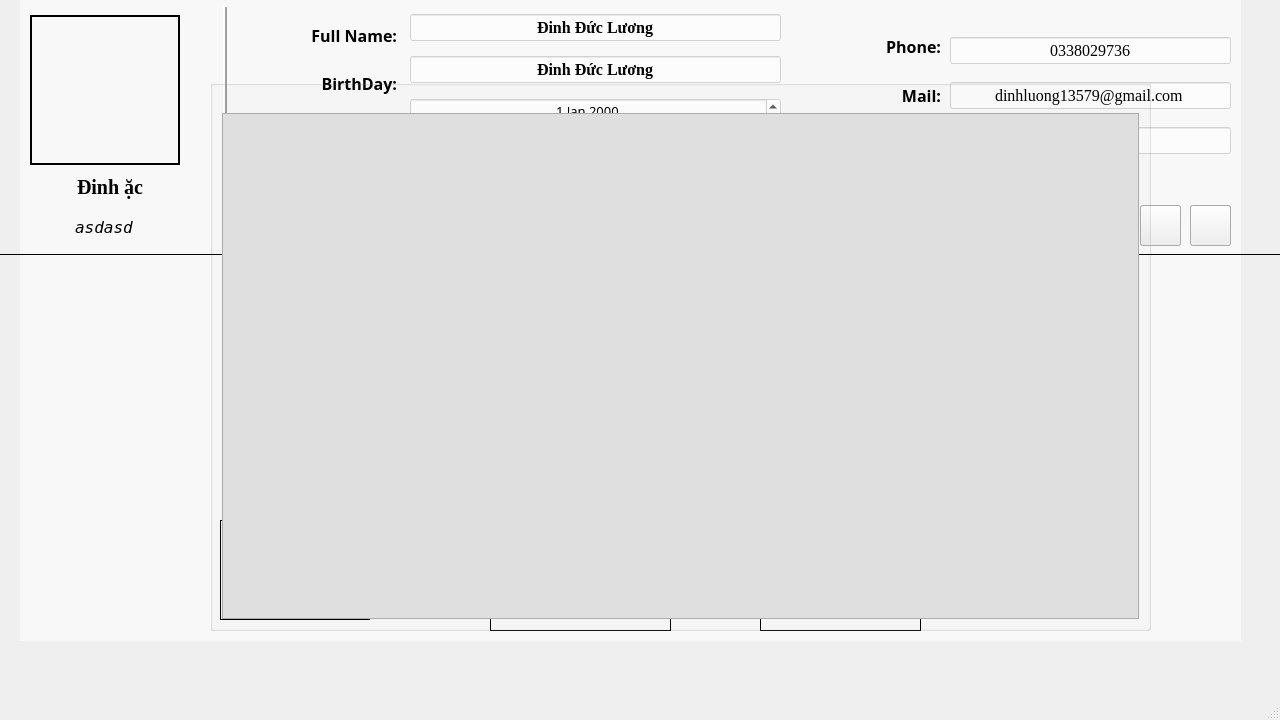
<?xml version="1.0" encoding="UTF-8"?>
<ui version="4.0">
 <class>MainScreen</class>
 <widget class="QMainWindow" name="MainScreen">
  <property name="geometry">
   <rect>
    <x>0</x>
    <y>0</y>
    <width>1280</width>
    <height>720</height>
   </rect>
  </property>
  <property name="minimumSize">
   <size>
    <width>1280</width>
    <height>720</height>
   </size>
  </property>
  <property name="maximumSize">
   <size>
    <width>1280</width>
    <height>720</height>
   </size>
  </property>
  <property name="windowTitle">
   <string>English Class</string>
  </property>
  <widget class="QWidget" name="centralwidget">
   <widget class="QPushButton" name="store">
    <property name="geometry">
     <rect>
      <x>760</x>
      <y>500</y>
      <width>161</width>
      <height>131</height>
     </rect>
    </property>
    <property name="cursor">
     <cursorShape>OpenHandCursor</cursorShape>
    </property>
    <property name="styleSheet">
     <string notr="true">QPushButton#store
{
    background-color: transparent;
	
	background-image: url(:/new/icon/img/store.png);
	background-attachment: fixed;
    background-repeat: none;    
    border: solid;
	border-width: 1px;
	border-color: black;
}
QPushButton#store:hover
{
	
	background-image: url(:/new/image/img/mall.png);
}</string>
    </property>
    <property name="text">
     <string/>
    </property>
   </widget>
   <widget class="QPushButton" name="exam">
    <property name="geometry">
     <rect>
      <x>490</x>
      <y>500</y>
      <width>181</width>
      <height>131</height>
     </rect>
    </property>
    <property name="cursor">
     <cursorShape>OpenHandCursor</cursorShape>
    </property>
    <property name="styleSheet">
     <string notr="true">QPushButton#exam
{
    background-color: transparent;
	
	background-image: url(:/new/image/img/examhover.png);
	background-attachment: fixed;
    background-repeat: none;    
    border: solid;
	border-width: 1px;
	border-color: black;
}
QPushButton#exam:hover
{
	
	background-image: url(:/new/icon/img/exam.png);
}</string>
    </property>
    <property name="text">
     <string/>
    </property>
   </widget>
   <widget class="QPushButton" name="study">
    <property name="geometry">
     <rect>
      <x>220</x>
      <y>520</y>
      <width>150</width>
      <height>100</height>
     </rect>
    </property>
    <property name="cursor">
     <cursorShape>OpenHandCursor</cursorShape>
    </property>
    <property name="styleSheet">
     <string notr="true">QPushButton#study
{
    background-color: transparent;
	background-image: url(:/new/image/img/book.png);
	background-attachment: fixed;
    background-repeat: none;    
    border: solid;
	border-width: 1px;
	border-color: black;
}
QPushButton#study:hover
{
	background-image: url(:/new/image/img/study.png);
}
</string>
    </property>
    <property name="text">
     <string/>
    </property>
    <property name="iconSize">
     <size>
      <width>100</width>
      <height>100</height>
     </size>
    </property>
   </widget>
   <widget class="QWidget" name="widget" native="true">
    <property name="geometry">
     <rect>
      <x>0</x>
      <y>5</y>
      <width>1280</width>
      <height>250</height>
     </rect>
    </property>
    <property name="styleSheet">
     <string notr="true">border-bottom-color: rgb(0, 0, 0);
</string>
    </property>
    <widget class="QPushButton" name="edit">
     <property name="geometry">
      <rect>
       <x>1140</x>
       <y>200</y>
       <width>41</width>
       <height>41</height>
      </rect>
     </property>
     <property name="cursor">
      <cursorShape>PointingHandCursor</cursorShape>
     </property>
     <property name="text">
      <string/>
     </property>
     <property name="icon">
      <iconset resource="img.qrc">
       <normaloff>:/new/icon/img/ediy.png</normaloff>:/new/icon/img/ediy.png</iconset>
     </property>
     <property name="iconSize">
      <size>
       <width>30</width>
       <height>30</height>
      </size>
     </property>
    </widget>
    <widget class="QLabel" name="avatar">
     <property name="geometry">
      <rect>
       <x>30</x>
       <y>10</y>
       <width>150</width>
       <height>150</height>
      </rect>
     </property>
     <property name="styleSheet">
      <string notr="true">border: solid;
border-width: 2px;
border-color: black;
</string>
     </property>
     <property name="text">
      <string/>
     </property>
     <property name="pixmap">
      <pixmap resource="img.qrc">:/new/icon/img/avatar.png</pixmap>
     </property>
     <property name="scaledContents">
      <bool>true</bool>
     </property>
    </widget>
    <widget class="QPushButton" name="addPic">
     <property name="geometry">
      <rect>
       <x>30</x>
       <y>10</y>
       <width>150</width>
       <height>150</height>
      </rect>
     </property>
     <property name="cursor">
      <cursorShape>PointingHandCursor</cursorShape>
     </property>
     <property name="styleSheet">
      <string notr="true">QPushButton#addPic:hover
{
	
	background-image: url(:/new/icon/img/camera.png);
}</string>
     </property>
     <property name="text">
      <string/>
     </property>
     <property name="flat">
      <bool>true</bool>
     </property>
    </widget>
    <widget class="QLineEdit" name="uAccount">
     <property name="geometry">
      <rect>
       <x>30</x>
       <y>210</y>
       <width>150</width>
       <height>25</height>
      </rect>
     </property>
     <property name="font">
      <font>
       <family>Fixedsys</family>
       <pointsize>12</pointsize>
       <italic>true</italic>
      </font>
     </property>
     <property name="styleSheet">
      <string notr="true">background-color: qradialgradient(spread:pad, cx:0.5, cy:0.5, radius:0.5, fx:0.5, fy:0.5, stop:0 rgba(0, 0, 0, 0), stop:1 rgba(0, 0, 0, 0));
color: rgb(0, 0, 0);</string>
     </property>
     <property name="text">
      <string>asdasd</string>
     </property>
     <property name="frame">
      <bool>false</bool>
     </property>
     <property name="alignment">
      <set>Qt::AlignCenter</set>
     </property>
    </widget>
    <widget class="QLineEdit" name="uname">
     <property name="geometry">
      <rect>
       <x>10</x>
       <y>170</y>
       <width>201</width>
       <height>25</height>
      </rect>
     </property>
     <property name="font">
      <font>
       <family>Times New Roman</family>
       <pointsize>15</pointsize>
       <weight>75</weight>
       <italic>false</italic>
       <bold>true</bold>
      </font>
     </property>
     <property name="styleSheet">
      <string notr="true">color: rgb(0, 0, 0);
background-color: qradialgradient(spread:pad, cx:0.5, cy:0.5, radius:0.5, fx:0.5, fy:0.5, stop:0 rgba(0, 0, 0, 0), stop:1 rgba(0, 0, 0, 0));</string>
     </property>
     <property name="text">
      <string>Đinh ặc</string>
     </property>
     <property name="frame">
      <bool>false</bool>
     </property>
     <property name="alignment">
      <set>Qt::AlignCenter</set>
     </property>
    </widget>
    <widget class="QWidget" name="verticalLayoutWidget">
     <property name="geometry">
      <rect>
       <x>270</x>
       <y>10</y>
       <width>127</width>
       <height>231</height>
      </rect>
     </property>
     <layout class="QVBoxLayout" name="verticalLayout">
      <item>
       <widget class="QLabel" name="label_2">
        <property name="font">
         <font>
          <family>Bodoni MT Black</family>
          <pointsize>12</pointsize>
          <weight>75</weight>
          <bold>true</bold>
         </font>
        </property>
        <property name="text">
         <string>Full Name:</string>
        </property>
        <property name="alignment">
         <set>Qt::AlignRight|Qt::AlignTrailing|Qt::AlignVCenter</set>
        </property>
       </widget>
      </item>
      <item>
       <widget class="QLabel" name="label_7">
        <property name="font">
         <font>
          <family>Bodoni MT Black</family>
          <pointsize>12</pointsize>
          <weight>75</weight>
          <bold>true</bold>
         </font>
        </property>
        <property name="text">
         <string>BirthDay:</string>
        </property>
        <property name="alignment">
         <set>Qt::AlignRight|Qt::AlignTrailing|Qt::AlignVCenter</set>
        </property>
       </widget>
      </item>
      <item>
       <widget class="QLabel" name="label_8">
        <property name="font">
         <font>
          <family>Bodoni MT Black</family>
          <pointsize>12</pointsize>
          <weight>75</weight>
          <bold>true</bold>
         </font>
        </property>
        <property name="text">
         <string>Sex:</string>
        </property>
        <property name="alignment">
         <set>Qt::AlignRight|Qt::AlignTrailing|Qt::AlignVCenter</set>
        </property>
       </widget>
      </item>
      <item>
       <widget class="QLabel" name="label_9">
        <property name="font">
         <font>
          <family>Bodoni MT Black</family>
          <pointsize>12</pointsize>
          <weight>75</weight>
          <bold>true</bold>
         </font>
        </property>
        <property name="text">
         <string>Grade:</string>
        </property>
        <property name="alignment">
         <set>Qt::AlignRight|Qt::AlignTrailing|Qt::AlignVCenter</set>
        </property>
       </widget>
      </item>
      <item>
       <widget class="QLabel" name="label_10">
        <property name="font">
         <font>
          <family>Bodoni MT Black</family>
          <pointsize>12</pointsize>
          <weight>75</weight>
          <bold>true</bold>
         </font>
        </property>
        <property name="text">
         <string>School:</string>
        </property>
        <property name="alignment">
         <set>Qt::AlignRight|Qt::AlignTrailing|Qt::AlignVCenter</set>
        </property>
       </widget>
      </item>
     </layout>
    </widget>
    <widget class="QWidget" name="verticalLayoutWidget_2">
     <property name="geometry">
      <rect>
       <x>410</x>
       <y>0</y>
       <width>371</width>
       <height>251</height>
      </rect>
     </property>
     <layout class="QVBoxLayout" name="verticalLayout_2">
      <item>
       <widget class="QLineEdit" name="fullName">
        <property name="font">
         <font>
          <family>Times New Roman</family>
          <pointsize>12</pointsize>
          <weight>75</weight>
          <bold>true</bold>
         </font>
        </property>
        <property name="styleSheet">
         <string notr="true">background-color: rgb(255, 255, 255, 150);
color: rgb(0, 0, 0);</string>
        </property>
        <property name="text">
         <string>Đinh Đức Lương</string>
        </property>
        <property name="alignment">
         <set>Qt::AlignCenter</set>
        </property>
       </widget>
      </item>
      <item>
       <widget class="QLineEdit" name="setBirth">
        <property name="font">
         <font>
          <family>Times New Roman</family>
          <pointsize>12</pointsize>
          <weight>75</weight>
          <bold>true</bold>
         </font>
        </property>
        <property name="styleSheet">
         <string notr="true">background-color: rgb(255, 255, 255, 150);
color: rgb(0, 0, 0);</string>
        </property>
        <property name="text">
         <string>Đinh Đức Lương</string>
        </property>
        <property name="alignment">
         <set>Qt::AlignCenter</set>
        </property>
       </widget>
      </item>
      <item>
       <widget class="QDateEdit" name="birthday">
        <property name="font">
         <font>
          <family>Snap ITC</family>
          <pointsize>10</pointsize>
         </font>
        </property>
        <property name="styleSheet">
         <string notr="true">color: rgb(0, 0, 0);
background-color: rgb(255, 255, 255, 150);</string>
        </property>
        <property name="alignment">
         <set>Qt::AlignCenter</set>
        </property>
       </widget>
      </item>
      <item alignment="Qt::AlignHCenter">
       <widget class="QComboBox" name="sex">
        <property name="minimumSize">
         <size>
          <width>150</width>
          <height>0</height>
         </size>
        </property>
        <property name="maximumSize">
         <size>
          <width>150</width>
          <height>16777215</height>
         </size>
        </property>
        <property name="font">
         <font>
          <family>Times New Roman</family>
          <pointsize>12</pointsize>
         </font>
        </property>
        <property name="styleSheet">
         <string notr="true">color: rgb(0, 0, 0);
background-color: rgb(255, 255, 255, 150);
border: solid;
border-width:1px;
border-color: black;</string>
        </property>
        <property name="currentIndex">
         <number>0</number>
        </property>
        <property name="modelColumn">
         <number>0</number>
        </property>
        <item>
         <property name="text">
          <string>Boy</string>
         </property>
        </item>
        <item>
         <property name="text">
          <string>Girl</string>
         </property>
        </item>
        <item>
         <property name="text">
          <string>LGBT+</string>
         </property>
        </item>
        <item>
         <property name="text">
          <string/>
         </property>
        </item>
       </widget>
      </item>
      <item alignment="Qt::AlignHCenter">
       <widget class="QComboBox" name="grade">
        <property name="minimumSize">
         <size>
          <width>150</width>
          <height>0</height>
         </size>
        </property>
        <property name="maximumSize">
         <size>
          <width>150</width>
          <height>16777215</height>
         </size>
        </property>
        <property name="font">
         <font>
          <family>Times New Roman</family>
          <pointsize>12</pointsize>
         </font>
        </property>
        <property name="styleSheet">
         <string notr="true">
color: rgb(0, 0, 0);
background-color: rgb(255, 255, 255, 150);
border: solid;
border-width:1px;
border-color: black;
</string>
        </property>
        <property name="currentIndex">
         <number>12</number>
        </property>
        <item>
         <property name="text">
          <string>1</string>
         </property>
        </item>
        <item>
         <property name="text">
          <string>2</string>
         </property>
        </item>
        <item>
         <property name="text">
          <string>3</string>
         </property>
        </item>
        <item>
         <property name="text">
          <string>4</string>
         </property>
        </item>
        <item>
         <property name="text">
          <string>5</string>
         </property>
        </item>
        <item>
         <property name="text">
          <string>6</string>
         </property>
        </item>
        <item>
         <property name="text">
          <string>7</string>
         </property>
        </item>
        <item>
         <property name="text">
          <string>8</string>
         </property>
        </item>
        <item>
         <property name="text">
          <string>9</string>
         </property>
        </item>
        <item>
         <property name="text">
          <string>10</string>
         </property>
        </item>
        <item>
         <property name="text">
          <string>11</string>
         </property>
        </item>
        <item>
         <property name="text">
          <string>12</string>
         </property>
        </item>
        <item>
         <property name="text">
          <string>Tự do</string>
         </property>
        </item>
       </widget>
      </item>
      <item>
       <widget class="QLineEdit" name="school">
        <property name="font">
         <font>
          <family>Times New Roman</family>
          <pointsize>12</pointsize>
         </font>
        </property>
        <property name="styleSheet">
         <string notr="true">color: rgb(0, 0, 0);
background-color: rgb(255, 255, 255, 150);</string>
        </property>
        <property name="text">
         <string>Đinh Đức Lương</string>
        </property>
        <property name="alignment">
         <set>Qt::AlignCenter</set>
        </property>
       </widget>
      </item>
     </layout>
    </widget>
    <widget class="QWidget" name="verticalLayoutWidget_3">
     <property name="geometry">
      <rect>
       <x>950</x>
       <y>20</y>
       <width>281</width>
       <height>141</height>
      </rect>
     </property>
     <layout class="QVBoxLayout" name="verticalLayout_3">
      <item>
       <widget class="QLineEdit" name="phone">
        <property name="font">
         <font>
          <family>Times New Roman</family>
          <pointsize>12</pointsize>
         </font>
        </property>
        <property name="styleSheet">
         <string notr="true">color: rgb(0, 0, 0);
background-color: rgb(255, 255, 255, 150);</string>
        </property>
        <property name="text">
         <string>0338029736</string>
        </property>
        <property name="alignment">
         <set>Qt::AlignCenter</set>
        </property>
       </widget>
      </item>
      <item>
       <widget class="QLineEdit" name="mail">
        <property name="font">
         <font>
          <family>Times New Roman</family>
          <pointsize>12</pointsize>
         </font>
        </property>
        <property name="styleSheet">
         <string notr="true">color: rgb(0, 0, 0);
background-color: rgb(255, 255, 255, 150);</string>
        </property>
        <property name="text">
         <string>dinhluong13579@gmail.com</string>
        </property>
        <property name="alignment">
         <set>Qt::AlignCenter</set>
        </property>
       </widget>
      </item>
      <item>
       <widget class="QLineEdit" name="score">
        <property name="font">
         <font>
          <family>Times New Roman</family>
          <pointsize>12</pointsize>
         </font>
        </property>
        <property name="styleSheet">
         <string notr="true">
color: rgb(0, 0, 0);
background-color: rgb(255, 255, 255, 150);</string>
        </property>
        <property name="text">
         <string>0</string>
        </property>
        <property name="alignment">
         <set>Qt::AlignCenter</set>
        </property>
       </widget>
      </item>
     </layout>
    </widget>
    <widget class="QWidget" name="verticalLayoutWidget_4">
     <property name="geometry">
      <rect>
       <x>820</x>
       <y>20</y>
       <width>121</width>
       <height>141</height>
      </rect>
     </property>
     <layout class="QVBoxLayout" name="verticalLayout_4">
      <item>
       <widget class="QLabel" name="label_3">
        <property name="font">
         <font>
          <family>Bodoni MT Black</family>
          <pointsize>12</pointsize>
          <weight>75</weight>
          <bold>true</bold>
         </font>
        </property>
        <property name="text">
         <string>Phone:</string>
        </property>
        <property name="alignment">
         <set>Qt::AlignRight|Qt::AlignTrailing|Qt::AlignVCenter</set>
        </property>
       </widget>
      </item>
      <item>
       <widget class="QLabel" name="label_11">
        <property name="font">
         <font>
          <family>Bodoni MT Black</family>
          <pointsize>12</pointsize>
          <weight>75</weight>
          <bold>true</bold>
         </font>
        </property>
        <property name="text">
         <string>Mail:</string>
        </property>
        <property name="alignment">
         <set>Qt::AlignRight|Qt::AlignTrailing|Qt::AlignVCenter</set>
        </property>
       </widget>
      </item>
      <item>
       <widget class="QLabel" name="label_12">
        <property name="font">
         <font>
          <family>Bodoni MT Black</family>
          <pointsize>12</pointsize>
          <weight>75</weight>
          <bold>true</bold>
         </font>
        </property>
        <property name="text">
         <string>Total Score:</string>
        </property>
        <property name="alignment">
         <set>Qt::AlignRight|Qt::AlignTrailing|Qt::AlignVCenter</set>
        </property>
       </widget>
      </item>
     </layout>
    </widget>
    <widget class="QFrame" name="frame">
     <property name="geometry">
      <rect>
       <x>200</x>
       <y>0</y>
       <width>51</width>
       <height>251</height>
      </rect>
     </property>
     <property name="frameShape">
      <enum>QFrame::VLine</enum>
     </property>
     <property name="frameShadow">
      <enum>QFrame::Raised</enum>
     </property>
     <property name="lineWidth">
      <number>2</number>
     </property>
    </widget>
    <widget class="QPushButton" name="save">
     <property name="geometry">
      <rect>
       <x>1140</x>
       <y>200</y>
       <width>41</width>
       <height>41</height>
      </rect>
     </property>
     <property name="cursor">
      <cursorShape>PointingHandCursor</cursorShape>
     </property>
     <property name="text">
      <string/>
     </property>
     <property name="icon">
      <iconset resource="img.qrc">
       <normaloff>:/new/icon/img/save.png</normaloff>:/new/icon/img/save.png</iconset>
     </property>
     <property name="iconSize">
      <size>
       <width>40</width>
       <height>40</height>
      </size>
     </property>
    </widget>
    <widget class="QPushButton" name="close">
     <property name="geometry">
      <rect>
       <x>1190</x>
       <y>200</y>
       <width>41</width>
       <height>41</height>
      </rect>
     </property>
     <property name="cursor">
      <cursorShape>PointingHandCursor</cursorShape>
     </property>
     <property name="text">
      <string/>
     </property>
     <property name="icon">
      <iconset resource="img.qrc">
       <normaloff>:/new/icon/img/clos.png</normaloff>:/new/icon/img/clos.png</iconset>
     </property>
     <property name="iconSize">
      <size>
       <width>40</width>
       <height>40</height>
      </size>
     </property>
    </widget>
    <widget class="QFrame" name="frame_2">
     <property name="geometry">
      <rect>
       <x>0</x>
       <y>240</y>
       <width>1281</width>
       <height>20</height>
      </rect>
     </property>
     <property name="frameShape">
      <enum>QFrame::HLine</enum>
     </property>
     <property name="frameShadow">
      <enum>QFrame::Plain</enum>
     </property>
     <property name="lineWidth">
      <number>2</number>
     </property>
    </widget>
    <widget class="QPushButton" name="logout">
     <property name="geometry">
      <rect>
       <x>1190</x>
       <y>200</y>
       <width>41</width>
       <height>41</height>
      </rect>
     </property>
     <property name="cursor">
      <cursorShape>PointingHandCursor</cursorShape>
     </property>
     <property name="text">
      <string/>
     </property>
     <property name="icon">
      <iconset resource="img.qrc">
       <normaloff>:/new/icon/img/logout.png</normaloff>:/new/icon/img/logout.png</iconset>
     </property>
     <property name="iconSize">
      <size>
       <width>30</width>
       <height>30</height>
      </size>
     </property>
    </widget>
    <widget class="QPushButton" name="history">
     <property name="geometry">
      <rect>
       <x>1090</x>
       <y>200</y>
       <width>41</width>
       <height>41</height>
      </rect>
     </property>
     <property name="cursor">
      <cursorShape>PointingHandCursor</cursorShape>
     </property>
     <property name="text">
      <string/>
     </property>
     <property name="icon">
      <iconset resource="img.qrc">
       <normaloff>:/new/icon/img/history.png</normaloff>:/new/icon/img/history.png</iconset>
     </property>
     <property name="iconSize">
      <size>
       <width>30</width>
       <height>30</height>
      </size>
     </property>
    </widget>
   </widget>
   <widget class="QLabel" name="label">
    <property name="geometry">
     <rect>
      <x>0</x>
      <y>0</y>
      <width>1280</width>
      <height>720</height>
     </rect>
    </property>
    <property name="text">
     <string/>
    </property>
    <property name="pixmap">
     <pixmap resource="img.qrc">:/new/image/img/study.jpg</pixmap>
    </property>
    <property name="scaledContents">
     <bool>true</bool>
    </property>
   </widget>
   <widget class="QLabel" name="label_4">
    <property name="geometry">
     <rect>
      <x>415</x>
      <y>250</y>
      <width>550</width>
      <height>220</height>
     </rect>
    </property>
    <property name="text">
     <string/>
    </property>
    <property name="pixmap">
     <pixmap resource="img.qrc">:/new/image/img/logormbg.png</pixmap>
    </property>
    <property name="scaledContents">
     <bool>true</bool>
    </property>
   </widget>
   <widget class="QGroupBox" name="uhistory">
    <property name="geometry">
     <rect>
      <x>210</x>
      <y>80</y>
      <width>941</width>
      <height>551</height>
     </rect>
    </property>
    <property name="font">
     <font>
      <pointsize>12</pointsize>
     </font>
    </property>
    <property name="title">
     <string/>
    </property>
    <property name="flat">
     <bool>false</bool>
    </property>
    <property name="checkable">
     <bool>false</bool>
    </property>
    <layout class="QGridLayout" name="gridLayout">
     <property name="topMargin">
      <number>0</number>
     </property>
     <property name="spacing">
      <number>0</number>
     </property>
     <item row="1" column="0">
      <widget class="QTableView" name="tableView">
       <property name="styleSheet">
        <string notr="true">background-color: rgb(223, 223, 223);</string>
       </property>
      </widget>
     </item>
     <item row="0" column="0" alignment="Qt::AlignRight">
      <widget class="QPushButton" name="close_2">
       <property name="text">
        <string/>
       </property>
       <property name="icon">
        <iconset resource="img.qrc">
         <normaloff>:/new/icon/img/clos.png</normaloff>:/new/icon/img/clos.png</iconset>
       </property>
       <property name="flat">
        <bool>true</bool>
       </property>
      </widget>
     </item>
    </layout>
   </widget>
   <widget class="QLabel" name="label_5">
    <property name="geometry">
     <rect>
      <x>20</x>
      <y>-50</y>
      <width>1221</width>
      <height>691</height>
     </rect>
    </property>
    <property name="styleSheet">
     <string notr="true">background-color: rgb(255, 255, 255,150);</string>
    </property>
    <property name="text">
     <string/>
    </property>
    <property name="scaledContents">
     <bool>true</bool>
    </property>
   </widget>
   <zorder>label</zorder>
   <zorder>label_5</zorder>
   <zorder>store</zorder>
   <zorder>exam</zorder>
   <zorder>study</zorder>
   <zorder>widget</zorder>
   <zorder>label_4</zorder>
   <zorder>uhistory</zorder>
  </widget>
  <widget class="QMenuBar" name="menubar">
   <property name="geometry">
    <rect>
     <x>0</x>
     <y>0</y>
     <width>1280</width>
     <height>26</height>
    </rect>
   </property>
  </widget>
  <widget class="QStatusBar" name="statusbar"/>
 </widget>
 <resources>
  <include location="img.qrc"/>
 </resources>
 <connections/>
</ui>
